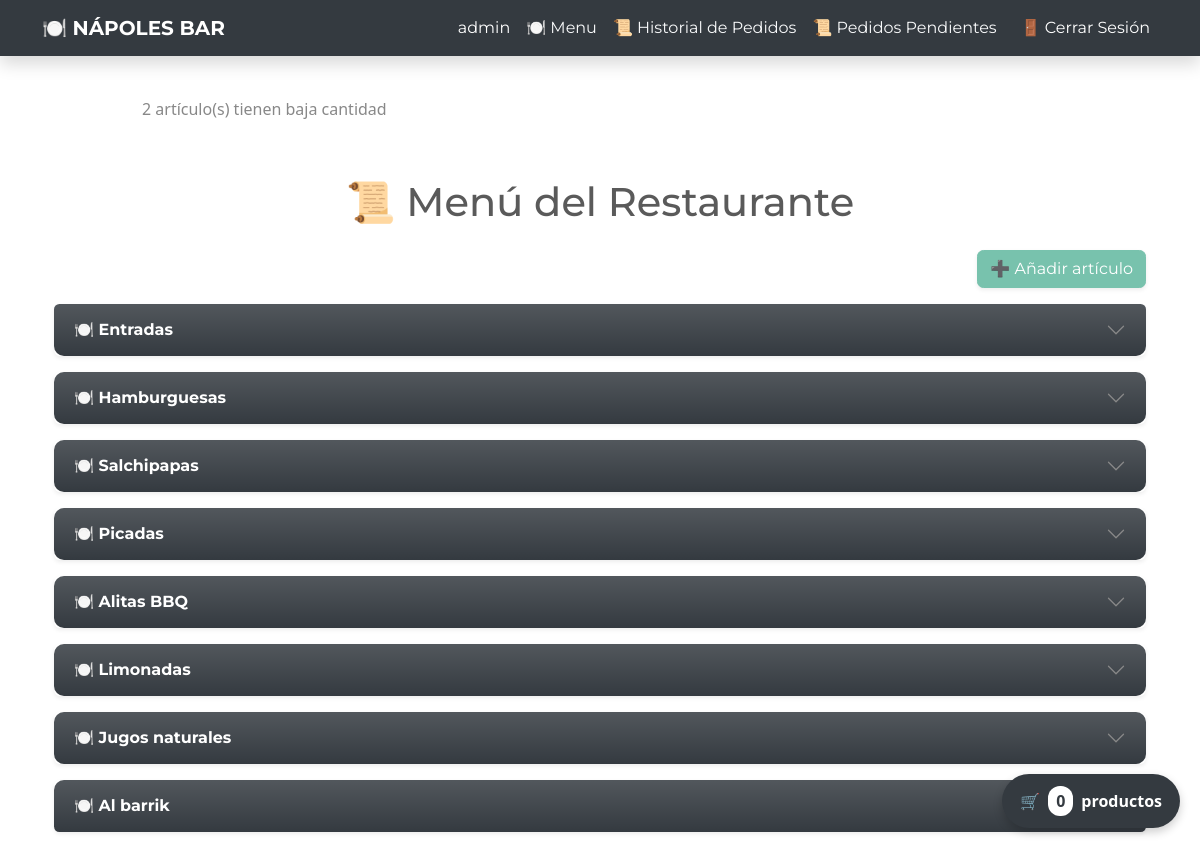
The page /dashboard/ (signed in) on the database its author committed.
### inventory/models.py (models this page shows, shortened)
class Category(models.Model):
    name = models.CharField(max_length=200)
    class Meta:
        verbose_name_plural = 'categories'

### inventory/views.py (the view)
# urls.py: path('dashboard/', Dashboard.as_view(), name='dashboard'),
class Dashboard(LoginRequiredMixin, View):
    def get(self, request):
        if request.user.groups.filter(name="Empleado").exists():
            items = InventoryItem.objects.filter(assigned_group__name="Empleado")
        else:
            items = InventoryItem.objects.all()
        categories = Category.objects.all()  # 🔹 Agregar consulta de categorías
        low_inventory = items.filter(quantity__lte=LOW_QUANTITY)
        if low_inventory.exists():
            messages.error(request, f"{low_inventory.count()} artículo(s) tienen baja cantidad")
        low_inventory_ids = low_inventory.values_list("id", flat=True)
        is_admin = request.user.is_superuser or request.user.groups.filter(name="Administrador").exists()
        is_supervisor = request.user.groups.filter(name="Supervisor").exists()
        return render(
            request,
            "inventory/dashboard.html",
            {
                "items": items,
                "categories": categories,  # 🔹 Pasar categorías al template
                "low_inventory_ids": low_inventory_ids,
                "is_admin": is_admin,
                "is_supervisor": is_supervisor
            }
        )

### inventory/templates/inventory/dashboard.html (shortened to what this page needs)
{% extends 'inventory/base.html' %}
{% block content %}
{% if messages %}
    <div class="row mt-3">
        {% for message in messages %}
            <div class="col-md-10 col-12 mx-auto alert alert-{{ message.tags }}">
                {{ message }}
            </div>
        {% endfor %}
    </div>
{% endif %}
<div class="container mt-4">
    <h1 class="text-center mb-4">📜 Menú del Restaurante</h1>
    <div class="d-flex justify-content-end mb-3">
        {% if perms.inventory.manage_inventory %}
            <a href="{% url 'add-item' %}" class="btn btn-primary shadow-sm">➕ Añadir artículo</a>
        {% endif %}
    </div>
    <div class="accordion" id="menuAccordion">
        {% for category in categories %}
        <div class="accordion-item border-0 rounded shadow-sm mb-3">
            <h2 class="accordion-header" id="heading{{ category.id }}">
                <button class="accordion-button fw-bold text-white bg-gradient bg-dark collapsed" type="button" data-bs-toggle="collapse" data-bs-target="#collapse{{ category.id }}" aria-expanded="false" aria-controls="collapse{{ category.id }}">
                    🍽️ {{ category.name }}
                </button>
            </h2>
        </div>
        {% endfor %}
    </div>
</div>
{% endblock content %}

### inventory/templates/inventory/navigation.html (shortened to what this page needs)
<nav class="navbar navbar-expand-lg navbar-dark bg-dark shadow">
    <div class="container">
        <a class="navbar-brand fw-bold" href="{% url 'index' %}">🍽️ NÁPOLES BAR</a>
        <div class="collapse navbar-collapse justify-content-end" id="navbarNav">
            <ul class="navbar-nav">
                {% if user.is_authenticated %}
                    <li class="nav-item">
                        <a class="nav-link text-white" href="#">{{ user.username }}</a>
                    </li>
                    <li class="nav-item">
                        <a class="nav-link btn btn-sm btn-outline-light btn-light" href="{% url 'dashboard' %}"> 🍽️ Menu</a>
                    </li>
					<li class="nav-item">
                        <a class="nav-link btn btn-sm btn-outline-light btn-light" href="{% url 'order-history' %}">📜 Historial de Pedidos</a>
                    </li>
                    <li class="nav-item">
                        <a class="nav-link btn btn-sm btn-outline-light btn-light" href="{% url 'pending-orders' %}">📜 Pedidos Pendientes</a>
                    </li>
                    <li class="nav-item">
                        <a class="nav-link btn btn-sm btn-danger ms-2" href="{% url 'logout' %}">🚪 Cerrar Sesión</a>
                    </li>
                {% endif %}
            </ul>
        </div>
    </div>
</nav>

### inventory/templates/inventory/dashboard.html (style rules this page uses)
.accordion-button { transition: background-color 0.3s ease-in-out, box-shadow 0.3s ease-in-out; border-radius: 10px; }
.btn { transition: transform 0.2s ease-in-out, box-shadow 0.2s ease-in-out; }

### rows shown on the page
Category: name "Entradas"
Category: name "Hamburguesas"
Category: name "Salchipapas"
Category: name "Picadas"
Category: name "Alitas BBQ"
Category: name "Limonadas"
Category: name "Jugos naturales"
Category: name "Al barrik"

### other values the page prints
{{ user.username }} "admin"
{{ message }} "2 artículo(s) tienen baja cantidad"
